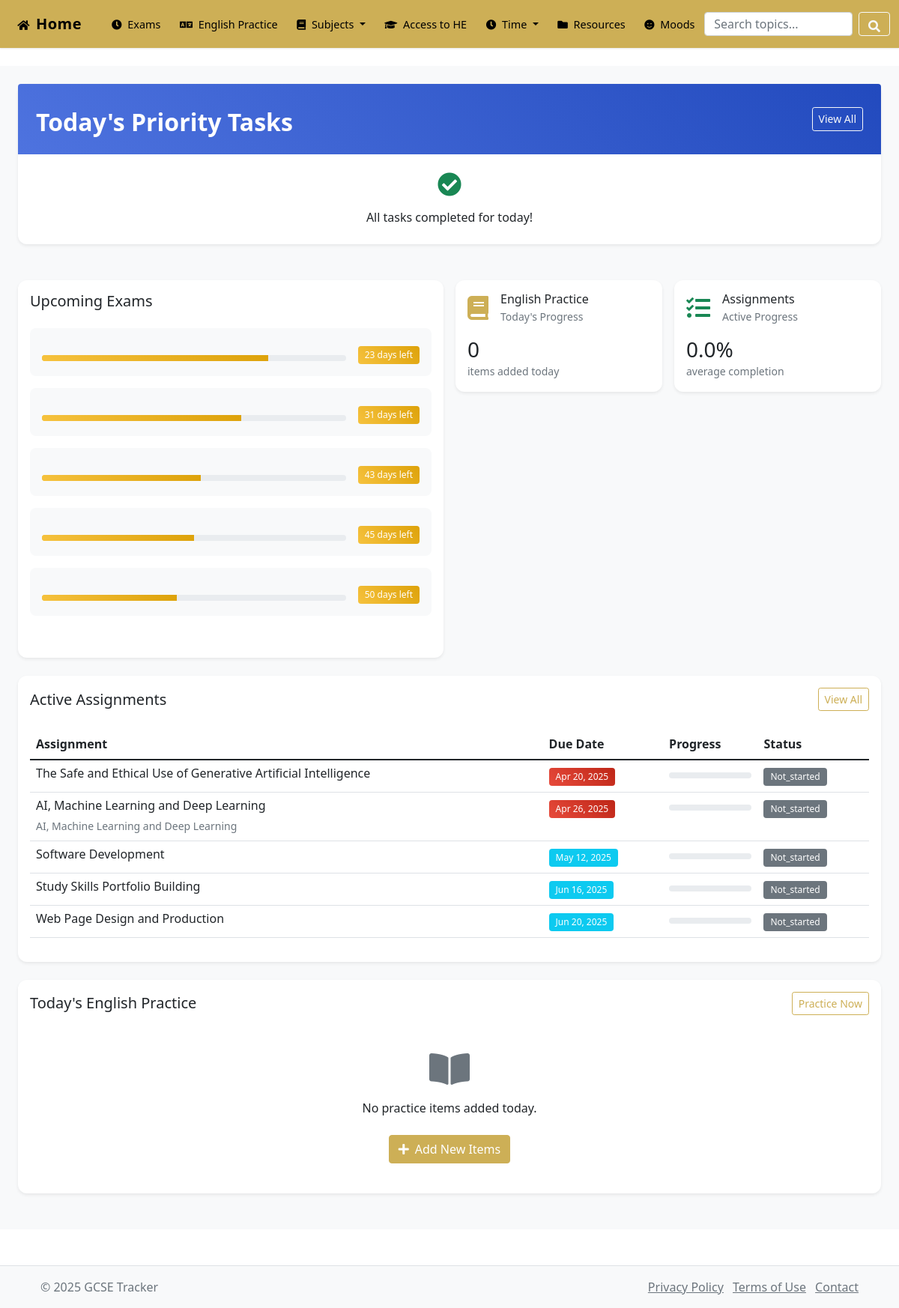
Page /dashboard.php on the committed database.
### tables this page shows
CREATE TABLE `exams` (
  `id` int(11) NOT NULL,
  `subject_id` int(11) DEFAULT NULL,
  `title` varchar(100) NOT NULL,
  `exam_date` datetime NOT NULL,
  `duration` int(11) DEFAULT 120,
  `location` varchar(100) DEFAULT NULL,
  `exam_board` varchar(50) DEFAULT NULL,
  `paper_code` varchar(20) DEFAULT NULL,
  `importance` int(11) DEFAULT 3,
  `notes` text DEFAULT NULL,
  `section_a_topics` text DEFAULT NULL,
  `section_b_topics` text DEFAULT NULL,
  `total_marks` int(11) DEFAULT 0,
  `calculator_allowed` tinyint(1) DEFAULT 0,
  `formula_sheet_provided` tinyint(1) DEFAULT 0,
  `equipment_needed` text DEFAULT NULL,
  `special_instructions` text DEFAULT NULL,
  `revision_resources` text DEFAULT NULL,
  `exam_tips` text DEFAULT NULL,
  `syllabus_link` varchar(255) DEFAULT NULL
);

CREATE TABLE `access_assignments` (
  `id` int(11) NOT NULL,
  `unit_id` int(11) DEFAULT NULL,
  `unit_overview` text DEFAULT NULL,
  `title` varchar(255) NOT NULL,
  `overview` text DEFAULT NULL,
  `question_text` text DEFAULT NULL,
  `guidance` text DEFAULT NULL,
  `word_limit` int(11) DEFAULT NULL,
  `credits` int(11) NOT NULL,
  `due_date` date NOT NULL,
  `description` text DEFAULT NULL,
  `status` enum('not_started','in_progress','completed') DEFAULT 'not_started',
  `created_at` datetime DEFAULT current_timestamp(),
  `updated_at` datetime DEFAULT current_timestamp() ON UPDATE current_timestamp(),
  `total_criteria` int(11) DEFAULT 0,
  `completed_criteria` int(11) DEFAULT 0,
  `progress_percentage` decimal(5,2) DEFAULT 0.00,
  `priority` enum('low','medium','high') DEFAULT 'medium',
  `estimated_hours` int(11) DEFAULT NULL,
  `actual_hours` int(11) DEFAULT 0,
  `submitted_date` datetime DEFAULT NULL
);

CREATE TABLE `access_course_units` (
  `id` int(11) NOT NULL,
  `unit_code` varchar(10) NOT NULL,
  `unit_name` varchar(255) NOT NULL,
  `description` text DEFAULT NULL,
  `credits` int(11) DEFAULT 3,
  `is_graded` tinyint(1) DEFAULT 1,
  `created_at` timestamp NOT NULL DEFAULT current_timestamp(),
  `updated_at` timestamp NOT NULL DEFAULT current_timestamp() ON UPDATE current_timestamp()
);

### dashboard.php (the view, shortened to what this page needs)
<?php
require_once 'includes/functions.php';
$tasks_query = "
    SELECT t.*, tc.name as category_name, tc.color as category_color
    FROM tasks t
    LEFT JOIN task_categories tc ON t.category_id = tc.id
    WHERE DATE(t.due_date) = CURRENT_DATE
    AND t.status != 'completed'
    ORDER BY t.priority DESC, t.due_time ASC
";
$tasks_result = $conn->query($tasks_query);
$today_tasks = $tasks_result->fetch_all(MYSQLI_ASSOC);
$exams_query = "
    SELECT *,
           DATEDIFF(exam_date, CURRENT_DATE) as days_left
    FROM exams
    WHERE exam_date >= CURRENT_DATE
    ORDER BY exam_date ASC
    LIMIT 5
";
$exams_result = $conn->query($exams_query);
$upcoming_exams = $exams_result->fetch_all(MYSQLI_ASSOC);
$english_stats_query = "
    SELECT
        COUNT(*) as total_items,
        SUM(CASE WHEN created_at = CURRENT_DATE THEN 1 ELSE 0 END) as items_today,
        (SELECT COUNT(*) FROM favorite_practice_items) as total_favorites
    FROM practice_items
";
$english_stats = $conn->query($english_stats_query)->fetch_assoc();
$assignments_query = "
    SELECT a.*, u.unit_name,
           (a.completed_criteria / NULLIF(a.total_criteria, 0)) * 100 as completion_percentage
    FROM access_assignments a
    LEFT JOIN access_course_units u ON a.unit_id = u.id
    WHERE a.status != 'completed'
    ORDER BY a.due_date ASC
    LIMIT 5
";
$assignments_result = $conn->query($assignments_query);
$active_assignments = $assignments_result->fetch_all(MYSQLI_ASSOC);
$words_query = "
    SELECT pi.*, pc.name as category_name,
           CASE WHEN fpi.practice_item_id IS NOT NULL THEN 1 ELSE 0 END as is_favorite
    FROM practice_items pi
    LEFT JOIN practice_categories pc ON pi.category_id = pc.id
    LEFT JOIN favorite_practice_items fpi ON pi.id = fpi.practice_item_id
    WHERE DATE(pi.created_at) = CURRENT_DATE
    ORDER BY pi.created_at DESC
    LIMIT 5
";
$words_result = $conn->query($words_query);
$today_words = $words_result->fetch_all(MYSQLI_ASSOC);
require_once 'includes/header.php';
?>
<div class="dashboard">
    <section class="dashboard-section mb-4">
        <div class="container-fluid">
            <div class="row g-3">
                <div class="col-12">
                    <div class="card border-0 shadow-sm">
                        <div class="card-body p-0">
                            <div class="p-4 bg-primary text-white rounded-top">
                                <div class="d-flex justify-content-between align-items-center">
                                    <h2 class="h5 mb-0">Today's Priority Tasks</h2>
                                    <a href="tasks.php" class="btn btn-sm btn-outline-light">View All</a>
                                </div>
                            </div>
                            <?php if (empty($today_tasks)): ?>
                                <div class="p-4 text-center">
                                    <i class="fas fa-check-circle fa-2x text-success mb-3"></i>
                                    <p class="mb-0">All tasks completed for today!</p>
                                </div>
                            <?php endif; ?>
                        </div>
                    </div>
                </div>
            </div>
        </div>
    </section>
    <section class="dashboard-section mb-4">
        <div class="container-fluid">
            <div class="row g-3">
                <div class="col-md-6">
                    <div class="card border-0 shadow-sm h-100">
                        <div class="card-body">
                            <h3 class="h5 mb-4">Upcoming Exams</h3>
                            <?php if (empty($upcoming_exams)): ?>
                                <p class="text-muted">No upcoming exams scheduled.</p>
                            <?php else: ?>
                                <?php foreach ($upcoming_exams as $exam): ?>
                                    <div class="exam-countdown mb-3">
                                        <div class="d-flex align-items-center">
                                            <div class="progress flex-grow-1" style="height: 8px;">
                                                <?php
                                                $days_left = max(0, $exam['days_left']);
                                                $total_days = 90;
                                                $progress = 100 - (($days_left / $total_days) * 100);
                                                ?>
                                                <div class="progress-bar bg-warning" style="width: <?php echo $progress; ?>%"></div>
                                            </div>
                                            <span class="ms-3 badge bg-warning">
                                                <?php echo $days_left; ?> days left
                                            </span>
                                        </div>
                                    </div>
                                <?php endforeach; ?>
                            <?php endif; ?>
                        </div>
                    </div>
                </div>
                <div class="col-md-6">
                    <div class="row g-3">
                        <div class="col-6">
                            <div class="card border-0 shadow-sm">
                                <div class="card-body">
                                    <div class="d-flex align-items-center mb-3">
                                        <div class="flex-shrink-0">
                                            <i class="fas fa-book fa-2x text-primary"></i>
                                        </div>
                                        <div class="ms-3">
                                            <h6 class="mb-0">English Practice</h6>
                                            <small class="text-muted">Today's Progress</small>
                                        </div>
                                    </div>
                                    <h3 class="mb-0"><?php echo $english_stats['items_today']; ?></h3>
                                    <small class="text-muted">items added today</small>
                                </div>
                            </div>
                        </div>
                        <div class="col-6">
                            <div class="card border-0 shadow-sm">
                                <div class="card-body">
                                    <div class="d-flex align-items-center mb-3">
                                        <div class="flex-shrink-0">
                                            <i class="fas fa-tasks fa-2x text-success"></i>
                                        </div>
                                        <div class="ms-3">
                                            <h6 class="mb-0">Assignments</h6>
                                            <small class="text-muted">Active Progress</small>
                                        </div>
                                    </div>
                                    <?php
                                    $total_progress = 0;
                                    $assignment_count = count($active_assignments);
                                    foreach ($active_assignments as $assignment) {
                                        $total_progress += $assignment['completion_percentage'];
                                    }
                                    $average_progress = $assignment_count > 0 ? $total_progress / $assignment_count : 0;
                                    ?>
                                    <h3 class="mb-0"><?php echo number_format($average_progress, 1); ?>%</h3>
                                    <small class="text-muted">average completion</small>
                                </div>
                            </div>
                        </div>
                    </div>
                </div>
            </div>
        </div>
    </section>
    <section class="dashboard-section mb-4">
        <div class="container-fluid">
            <div class="card border-0 shadow-sm">
                <div class="card-body">
                    <div class="d-flex justify-content-between align-items-center mb-4">
                        <h3 class="h5 mb-0">Active Assignments</h3>
                        <a href="assignments.php" class="btn btn-sm btn-outline-primary">View All</a>
                    </div>
                    <?php if (empty($active_assignments)): ?>
                        <p class="text-muted">No active assignments.</p>
                    <?php else: ?>
                        <div class="table-responsive">
                            <table class="table table-hover">
                                <thead>
                                    <tr>
                                        <th>Assignment</th>
                                        <th>Due Date</th>
                                        <th>Progress</th>
                                        <th>Status</th>
                                    </tr>
                                </thead>
                                <tbody>
                                    <?php foreach ($active_assignments as $assignment): ?>
                                        <tr>
                                            <td>
                                                <h6 class="mb-1"><?php echo htmlspecialchars($assignment['title']); ?></h6>
                                                <small class="text-muted"><?php echo htmlspecialchars($assignment['unit_name']); ?></small>
                                            </td>
                                            <td>
                                                <?php
                                                $days_until_due = (strtotime($assignment['due_date']) - time()) / (60 * 60 * 24);
                                                $badge_class = $days_until_due < 7 ? 'bg-danger' : ($days_until_due < 14 ? 'bg-warning' : 'bg-info');
                                                ?>
                                                <span class="badge <?php echo $badge_class; ?>">
                                                    <?php echo date('M j, Y', strtotime($assignment['due_date'])); ?>
                                                </span>
                                            </td>
                                            <td>
                                                <div class="progress" style="height: 8px;">
                                                </div>
                                            </td>
                                            <td>
                                                <span class="badge bg-secondary">
                                                    <?php echo ucfirst($assignment['status']); ?>
                                                </span>
                                            </td>
                                        </tr>
                                    <?php endforeach; ?>
                                </tbody>
                            </table>
                        </div>
                    <?php endif; ?>
                </div>
            </div>
        </div>
    </section>
    <section class="dashboard-section mb-4">
        <div class="container-fluid">
            <div class="card border-0 shadow-sm">
                <div class="card-body">
                    <div class="d-flex justify-content-between align-items-center mb-4">
                        <h3 class="h5 mb-0">Today's English Practice</h3>
                        <a href="pages/EnglishPractice/practice.php" class="btn btn-sm btn-outline-primary">Practice Now</a>
                    </div>
                    <?php if (empty($today_words)): ?>
                        <div class="text-center py-4">
                            <i class="fas fa-book-open fa-3x text-muted mb-3"></i>
                            <p class="mb-4">No practice items added today.</p>
                            <a href="pages/EnglishPractice/daily_entry.php" class="btn btn-primary">
                                <i class="fas fa-plus me-2"></i>Add New Items
                            </a>
                        </div>
                    <?php endif; ?>
                </div>
            </div>
        </div>
    </section>
</div>
<?php require_once 'includes/footer.php'; ?>

### rows in the picture
exams: $progress 74.444444444444 (drawn), days_left "23"
exams: $progress 65.555555555556 (drawn), days_left "31"
exams: $progress 52.222222222222 (drawn), days_left "43"
exams: $progress 50 (drawn), days_left "45"
exams: $progress 44.444444444444 (drawn), days_left "50"
access_assignments: title "The Safe and Ethical Use of Generative Artificial Intelligence", due_date "Apr 20, 2025", status "Not_started"
access_assignments: title "AI, Machine Learning and Deep Learning", access_course_units.unit_name "AI, Machine Learning and Deep Learning", due_date "Apr 26, 2025", status "Not_started"
access_assignments: title "Software Development", due_date "May 12, 2025", status "Not_started"
access_assignments: title "Study Skills Portfolio Building", due_date "Jun 16, 2025", status "Not_started"
access_assignments: title "Web Page Design and Production", due_date "Jun 20, 2025", status "Not_started"

### other values in the picture
$english_stats['items_today'] "0"
$average_progress "0.0"
